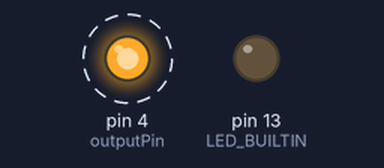
The sketch below on a simulated Arduino Uno, built with avr-gcc and run on an emulated ATmega328P. Parts: output pins drawn as LEDs (lit = HIGH). Dashed ring = blinking.

Above: at 0.5 s.
Timing chart, 0 to 4.6 s (numbered marks = the images above):
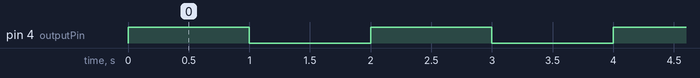

Measured:
- by itself, pin 4 (outputPin): alternates HIGH for 1.0 s and LOW for 1.0 s

The sketch:

blink_interrupt.ino
```cpp
//MKR100 pins usable for interrupts:
//0, 1, 4, 5, 6, 7, 8, 9, A1, A2
//I discard nº6 as it will be used as output (led)

const int interruptPin=7 , outputPin=4;

void setup(){
  pinMode(LED_BUILTIN, OUTPUT);
  pinMode(interruptPin, INPUT_PULLUP);
  pinMode(outputPin, OUTPUT);
  attachInterrupt(digitalPinToInterrupt(interruptPin),toggle,CHANGE);
}

void loop(){
  digitalWrite(outputPin,HIGH);
  delay(1000);
  digitalWrite(outputPin,LOW);
  delay(1000);
}

void toggle(){
  digitalWrite(LED_BUILTIN, digitalRead(interruptPin));
}
```
